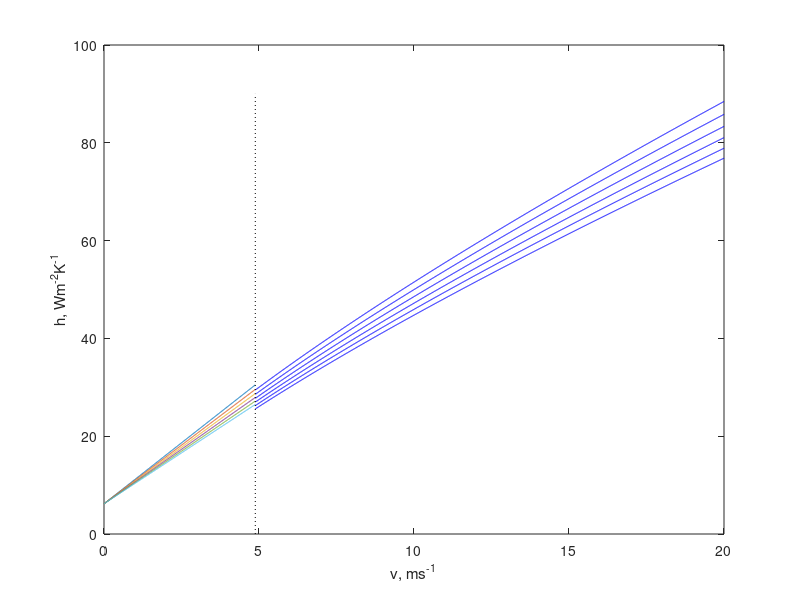

Source code (MATLAB):
close all
clc

a1 = 1.09;
b1 = 0.23;
c1 = 1;

a2 = 0;
b2 = 0.53;
c2 = 0.78;

v1 = 0:0.01:4.88;
v2 = 4.88:0.01:20;
T = 273.15 + [-20:10:30];
%color = ['b','r','g','m','c','y'];

for i = 1:length(T)
    h1 = 5.678.*(a1 + b1.*(965.42.*v1./T(i)).^c1);
    h2 = 5.678.*(a2 + b2.*(965.42.*v2./T(i)).^c2);
    plot(v1, h1, v2, h2, 'b')
    hold on
end

ymin = 0;
ymax = 90;
xval = 4.88;

plot([xval, xval],[ymin, ymax], 'k:')
xlabel('v, ms^{-1}')
ylabel('h, Wm^{-2}K^{-1}')